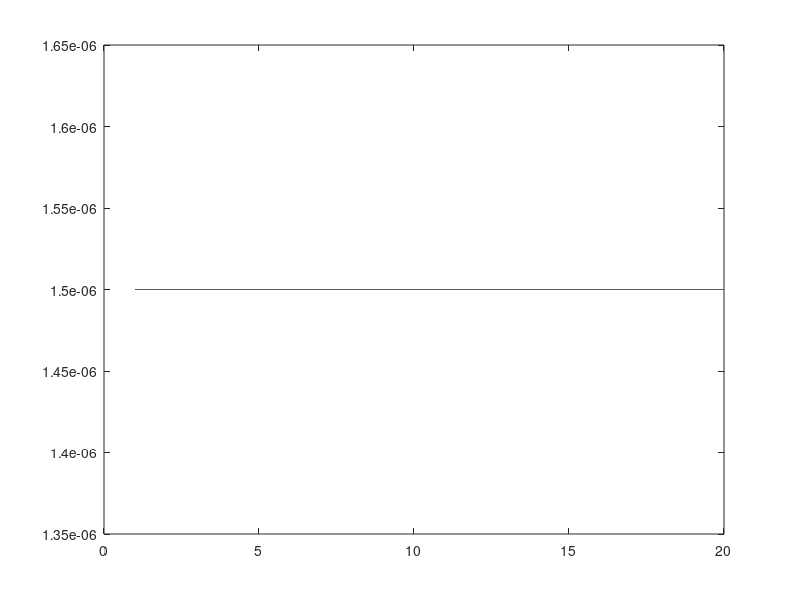

MATLAB code to generate this figure:

%Teacher phase
ul=0.00009;
ll=0.0000005;
pn=10;
dv=3;
gn=20;
for it=1:gn
    if it==1   
x=(ul-ll).*rand(pn,dv)+ll;
    else
x=x4;
    end
f=x(:,1)+x(:,2)+x(:,3);
m=mean(x);
a=min(f);
for i=1:pn
    if f(i,1)==a
        Xteacher=x(i,:);
    end
end
        
   
for i=1:pn
    r=rand(1);
    Tf=round(1+rand(1));
    D=r.*(Xteacher-(Tf.*m));
    x1(i,:)=x(i,:)+D;
end
for i=1:pn
    for j=1:dv
        if x1(i,j)>ul
            x1(i,j)=ul;
        end
        if x1(i,j)<ll
            x1(i,j)=ll;
        end
    end
end 
   f1=x1(:,1)+x1(:,2)+x1(:,3);
   for i=1:pn
       if f1(i,:)<f(i,:)
           x2(i,:)=x1(i,:);
     elseif f1(i,:)>f(i,:)
           x2(i,:)=x(i,:);
       end
   end
   
f2=x2(:,1)+x2(:,2)+x2(:,3);
   
%learners phase
i=randi(10);
j=randi(10);
if(i==j)
     j=randi(10);
end

for i=1:pn
    ri=rand(1);  
    if f2(i,:)<f2(j,:)
          x3(i,:)=x2(i,:)+(ri.*(x2(i,:)-x2(j,:)));
    else
        x3(i,:)=x2(i,:)+(ri.*(x2(j,:)-x2(i,:)));
    end
end
     
 
       f3=x3(:,1)+x3(:,2)+x3(:,3);
   for i=1:pn
       if f3(i,:)<f2(i,:)
           x4(i,:)=x3(i,:);
     elseif f2(i,:)>f2(i,:)
           x4(i,:)=x2(i,:);
       end
   end   
for i=1:pn
    for j=1:dv
        if x4(i,j)>ul
            x4(i,j)=ul;
        elseif x4(i,j)<ll
            x4(i,j)=ll;
        end
    end
end
f4=x4(:,1)+x4(:,2)+x4(:,3);
mfv(it,1)=min(f4);
end
it=1:gn;
    plot(it,mfv)
x4
